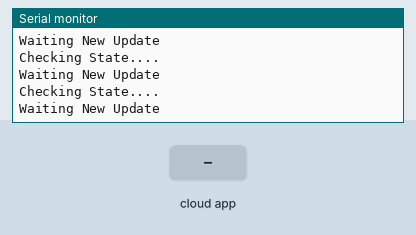
Simulated run of this sketch. Board: ESP8266 (NodeMCU). On the bench: the last lines printed to the serial monitor. The inputs (shaded band) are chosen by the test bench. WiFi joins after 1.5 s; servers stay silent unless stated; uploads are accepted with an empty reply; the Firebase database answers and starts empty.

Above: at 2.7 s.
2.8 s: the phone or cloud app sets State to 1
At 4.4 s:
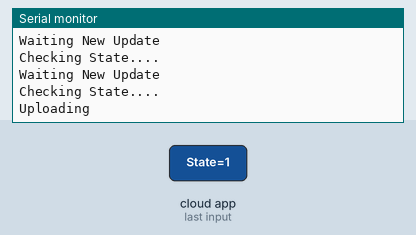
7.3 s: the phone or cloud app sets Flag to 1
At 7.42 s:
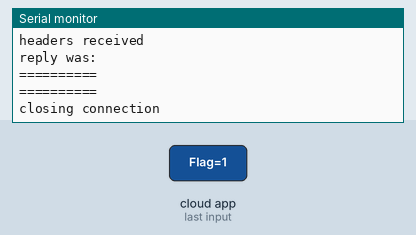

The sketch:

NodeMCU.ino
```cpp
#include <FirebaseESP8266.h>
#include <ESP8266WiFi.h>
#include <ESP8266HTTPClient.h>
#include <SoftwareSerial.h>


/* States */
#define  WAIT_NEW_UPADTE   0
#define  Upload    1


/* Pins */
#define RESET_PIN  D1

FirebaseData fbdo;

SoftwareSerial mySerial   (D6, D5);  // rx- tx

const char* ssid = "ENG";
const char* password = "17271620HFMS";
int new_flag ;
int state   ;

#define FIREBASE_HOST "test-8f3d6-default-rtdb.firebaseio.com"             // the project name address from firebase id
#define FIREBASE_AUTH "Q4WFYaZsuVUm1Sf1TKIqtv78TAAE2uJ6E3yLjM55"              // the secret key generated from firebase

const char* FIRMWARE_HOST = "mohamedsalem.pythonanywhere.com" ;
const char* Fingerprint = "1E 18 9A EB D8 99 C2 0F 00 34 5E 7F 44 55 72 C9 25 5C 8F 33" ;

void setup()
{
  // define pin modes for tx, rx
  pinMode(14, INPUT);
  pinMode(12, OUTPUT);
  /* Intitialize Serial Communication */
  Serial.begin(9600);
  mySerial.begin(9600);

  /* Configure pin as output to reset rhe stm  */
  pinMode (RESET_PIN , OUTPUT);
  digitalWrite (RESET_PIN , HIGH);


  /* Connect to Wifi */
  WiFi.begin(ssid, password);
  Serial.print("Connecting to Wifi.");
  while (WiFi.status() != WL_CONNECTED) {
    Serial.print(".");
    delay(500);
  }
  Serial.println();
  Serial.print("connected: ");
  Serial.println(WiFi.localIP());

  /* Connect to Firebase */
  Firebase.begin(FIREBASE_HOST, FIREBASE_AUTH) ;
  Serial.println(" ");
}

  void loop() {

  Serial.println("Checking State....");
  Serial.println();
   if(Firebase.getInt(fbdo , "/App/State"))
      {
        if(fbdo.dataType() == "int")
        {
          state = fbdo.intData();
        }
      }

  switch (state){
    /************* Check for new Update ***************/
    case WAIT_NEW_UPADTE :
    Serial.println ("Waiting New Update");

      if(Firebase.getInt(fbdo , "/App/Flag"))
      {
        if(fbdo.dataType() == "int")
        {
          new_flag = fbdo.intData();
        }
      }
      if (new_flag == 1 || new_flag == 2){
        if(Firebase.setInt(fbdo,"/App/State" ,Upload))
        {
          Serial.println("Uploading....");
        }
        }
      break ;


    /************* Download the new update ***************/
    case Upload :
      int download_check = 1 ;
      while (download_check){
        Serial.println("Uploading");
        download_check = Download_Firmware();
        }

      Firebase.setInt(fbdo, "/App/State" ,WAIT_NEW_UPADTE );
      Firebase.setInt(fbdo, "/App/State" ,0 );

      break ;

    }
}


int Download_Firmware() {

  digitalWrite (RESET_PIN , LOW);
  delay(1000);
  digitalWrite (RESET_PIN , HIGH);
  delay(2000);

  int error_code = 0 ;
  WiFiClientSecure httpsClient;
  httpsClient.setFingerprint(Fingerprint);
  httpsClient.setTimeout(15000);
  delay(1000);
  Serial.print("HTTPS Connecting  ");
  int r=0; //retry counter
  while((!httpsClient.connect(FIRMWARE_HOST, 443)) && (r < 30)){
      delay(100);
      Serial.print(".");
      r++;
  }
  if(r==30) {
    Serial.println("Connection failed");
  }
  else {
    Serial.println("Connected to web");
  }
  String Link ;
  if(new_flag == 1){
 Link = "/code1";
 }
 else if(new_flag == 2)
 {
  Link = "/code2";
 }


  Serial.print("requesting URL: ");
  Serial.println(FIRMWARE_HOST+Link);

  httpsClient.print(String("GET ") + Link + " HTTP/1.1\r\n" +
               "Host: " + FIRMWARE_HOST + "\r\n" +
               "Connection: close\r\n\r\n");

  Serial.println("request sent");

  while (httpsClient.connected()) {
    String line = httpsClient.readStringUntil('\n');
    if (line == "\r") {
      Serial.println("headers received");
      break;
    }
  }
  Serial.println("reply was:");
  Serial.println("==========");
  String line;
  while(httpsClient.available()){
    line = httpsClient.readStringUntil('\n'); //Read Line by Line
    send_Line(line);
    Serial.println(line); //Print response
  }
  Serial.println("==========");
  Serial.println("closing connection");

  Firebase.setInt(fbdo, "/App/Flag" ,0 );


   return error_code ;
}

void send_Line(String Line)
{
  Serial.println("Sending..");

  long int Length = Line.length();
  int i;
  char y = 0;
  for(i=0 ; i<Length ; i++)
  {

        mySerial.write(Line[i]);


   }
   mySerial.write("\r\n");
   do
    {

          while(mySerial.available()== 0);
          y = mySerial.read();

          Serial.println(y);
          if( y == 'k')
          {
            Serial.println("Line Sending Completed.");
            break;
          }
    }while(1);


   }


  
```

Measured:
- after the input at 2.8 s, the serial monitor: prints a new line after 0.06 s (image 1)
